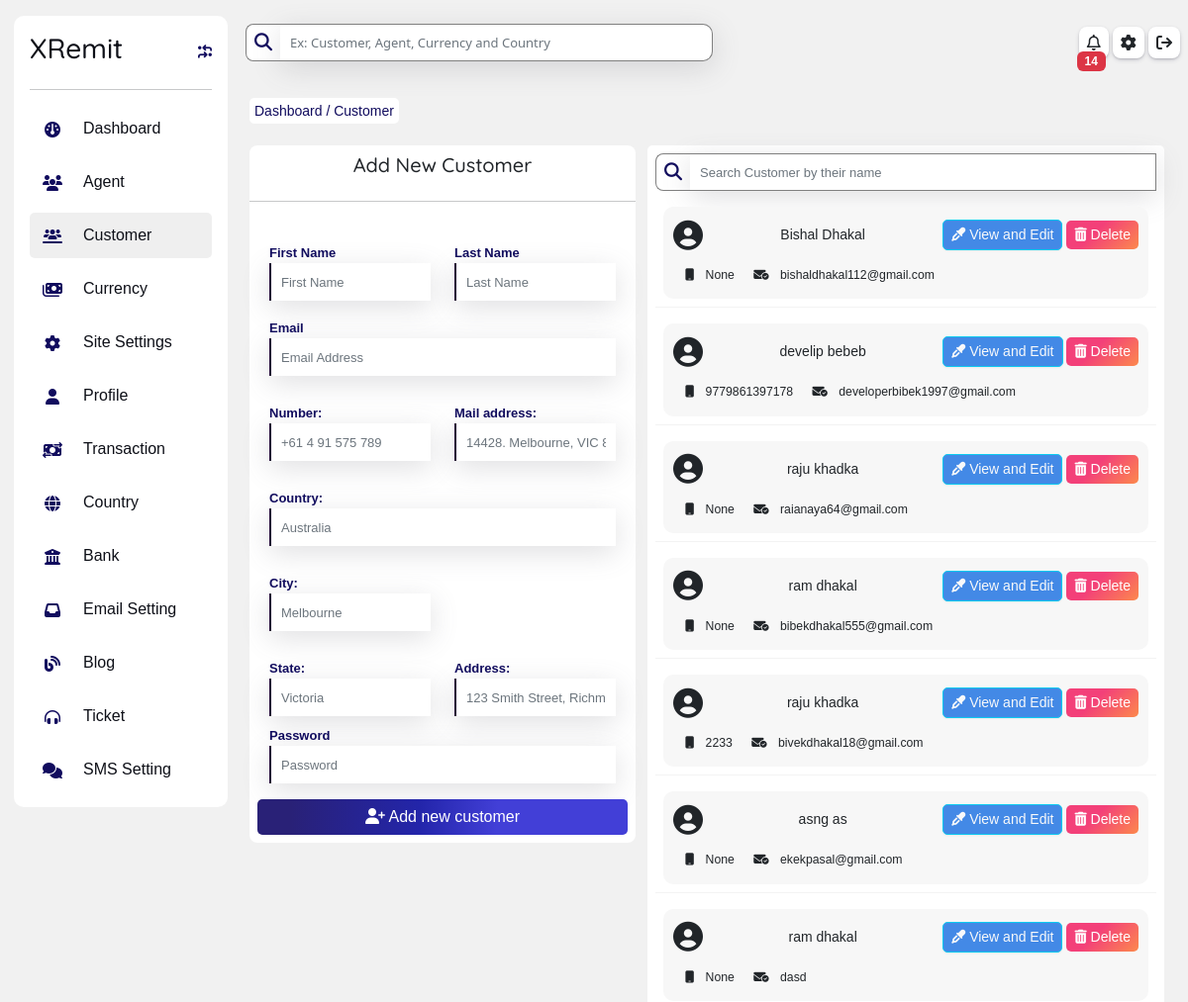
/owner/customer-data (upper part), run on an earlier commit of the app's database.
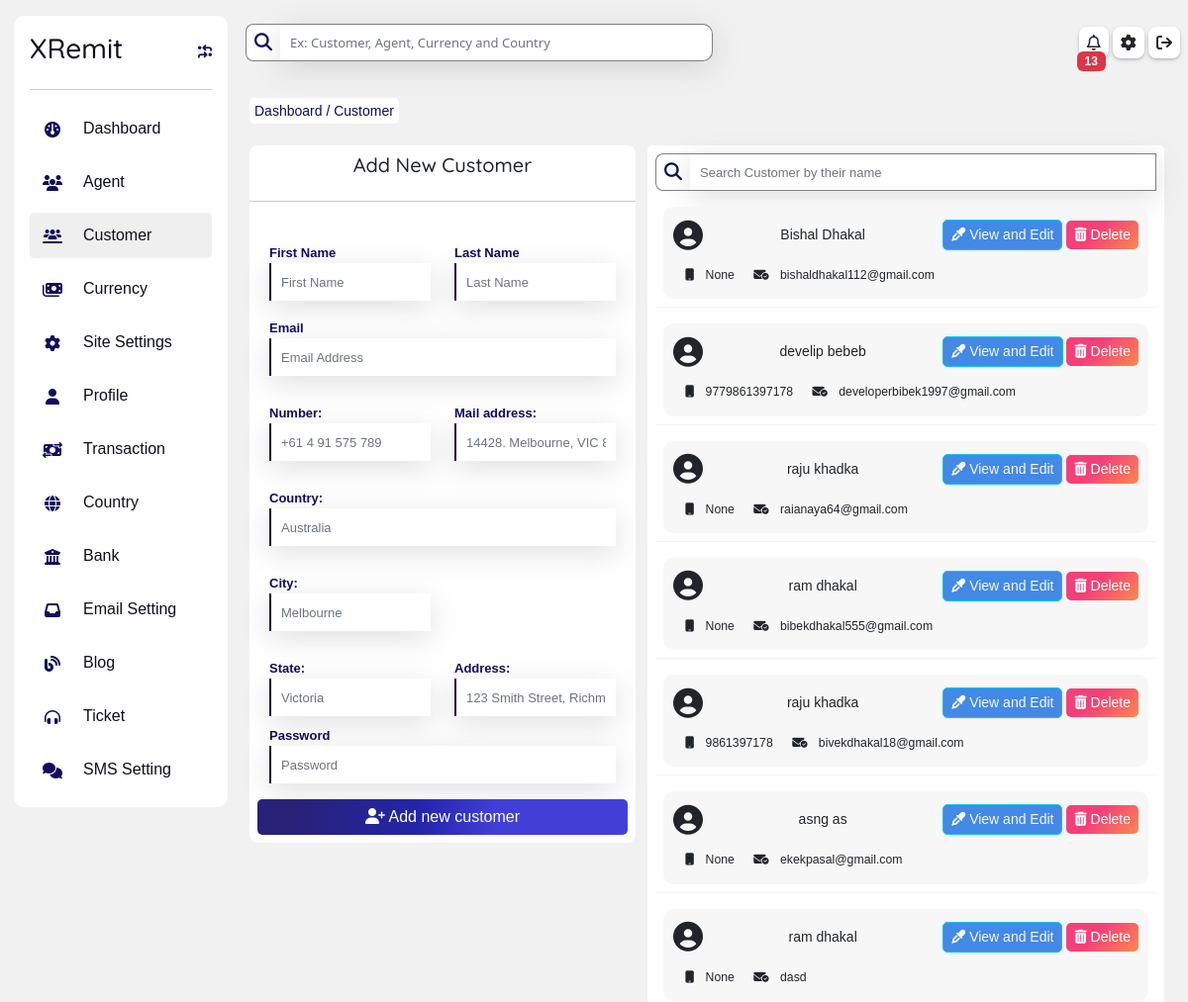
And on a later commit of the database.
### homepage/models.py (models this page shows, shortened)
class CustomUser(AbstractUser):
    user_type_data = (("owner", "owner"), ("agent", 'agent'), ("customer", 'customer'))
    user_type = models.CharField(default = "owner", choices = user_type_data, max_length = 20)
    email = models.EmailField(unique = True)

class Customer(models.Model):
    admin = models.OneToOneField(CustomUser, related_name ="customer", on_delete=models.CASCADE, null = True, blank = True)
    number = models.BigIntegerField(null = True)
    mail_address = models.CharField(max_length=100, null = True, blank = True)
    state = models.CharField(max_length=100, null = True, blank = True)
    city = models.CharField(max_length=100, null = True, blank = True)
    country = models.CharField(max_length=100, null = True, blank = True)
    address = models.CharField(max_length = 200, null = True, blank = True)
    profil_pic = models.ImageField(upload_to ="profile_pic/customer/", null = True, blank = True)
    created_at = models.DateTimeField(auto_now_add= True)
    added_by = models.ForeignKey(CustomUser, null=True, blank = True, related_name = 'student_adder', on_delete = models.CASCADE)
    updated_at = models.DateTimeField(auto_now=True)
    banned = models.BooleanField(default=False)
    security = models.CharField(max_length=200, choices=(
        ('email', 'email'),
        ('sms', 'sms'),
        ('both', 'both'),
        ('none','none')
    ), default='none', null= True, blank = True)
    kyc_verified = models.BooleanField(default=False)
    rejected = models.BooleanField(default=False)
    objects = models.Manager()

### owner/views.py (the view, shortened to what this page needs)
# urls.py: path('customer-data', views.CustomerView.as_view(), name="customer"),
class CustomerView(View):
    template_name = 'owner/customer.html'
    dist = {
            'form':CustomerForm(),
            'form_head': "Add new customer",
            'button':"Add new customer",
            'user': CustomUser.objects.filter(user_type = "customer").order_by('-id')
        }
    def get(self, request, *args, **kwargs):
        noti = notification(request)
        self.dist.update(noti)
        return render(request, self.template_name, self.dist)

### homepage/forms.py
class CustomerForm(forms.ModelForm):
    class Meta:
        model = Customer
        fields = ('__all__')
        widgets = {
            'number': forms.NumberInput(attrs={'class':'form-control', 'placeholder':'+61 4 91 575 789'}),
            'mail_address': forms.TextInput(attrs={'class':'form-control', 'placeholder':'14428. Melbourne, VIC 8001'}),
            'state': forms.TextInput(attrs={'class':'form-control', 'placeholder':'Victoria'}),
            'city' : forms.TextInput(attrs={'class':'form-control', 'placeholder':'Melbourne'}),
            'country' : forms.TextInput(attrs={'class':'form-control', 'placeholder':'Australia'}),
            'address' : forms.TextInput(attrs={'class':'form-control', 'placeholder':'123 Smith Street, Richmond, Victoria'}),
            'profil_pic' : forms.FileInput(attrs={'accept':"image/*", 'class':'form-control', 'placeholder':'Profile Picture'}),
        }

### homepage/models.py (called while the page is built)
    def __str__(self):
        return self.name

### template/owner/customer.html (shortened to what the changed rows need)
{% extends 'owner/dashboard.html' %}
{% load static %}
{% block inside %}
<div class="row p-0 m-0 mt-3">
    <div class="row p-0 m-0 mt-3">
        <div class="col-lg-7 col-12 mt-2">
            <div class="p-2 card">
                <table class="table border-1 " id="myTable">
                    <tbody>
                        {% for i in user  %}
                        <tr>
                            <td>
                                <div class="item-list-div mt-2 p-1">
                                    <div class="d-flex justify-content-between">
                                        {% if i.customer.profil_pic %}
                                            <img class="my-auto" src="{{i.customer.profil_pic.url}}" alt="" style="height: 50px; width: 50px; border-radius: 50%;">
                                        {%else%}
                                            <i class="fa fa-user-circle my-auto" style="font-size: 30px;">
                                            </i>
                                        {% endif %}
                                        <p class="m-0 p-2">
                                            {{i.get_full_name}}
                                        </p>
                                        <div class="my-auto">
                                            <a href="{%url 'owner:customerProfile' i.id%}">
                                                <button class="btn btn-sm btn-info text-white">
                                                    <span class="text-light">
                                                        <i class="fa fa-eye-dropper"></i>
                                                        View and Edit
                                                    </span>
                                                </button>
                                            </a>
                                            <button class="btn btn-sm btn-danger" data-bs-toggle="modal" data-bs-target="#exampleModal{{i.id}}">
                                                <i class="fa fa-trash-alt"></i>
                                                Delete
                                            </button>
                                        </div>
                                    </div>
                                    <div class="mt-2">
                                        <small class="p-1">
                                            <i class="fa fa-mobile p-2"></i>
                                            {{i.customer.number}}
                                        </small>
                                        <small class="p-1">
                                            <i class="fa fa-envelope-circle-check p-2"></i>
                                            {{i.email}}
                                        </small>
                                    </div>
                                </div>
                            </td>
                        </tr>
                        {% endfor %}
                    </tbody>
                </table>
            </div>
        </div>
    </div>
</div>
{% endblock inside %}

What changed in the data, as far as the page shows it:
changed through a linked row, CustomUser "bivekdhakal18@gmail.com": customer.number "2233" → "9861397178"
Also different on the page:
{{ noti_count }}: "14" → "13"
